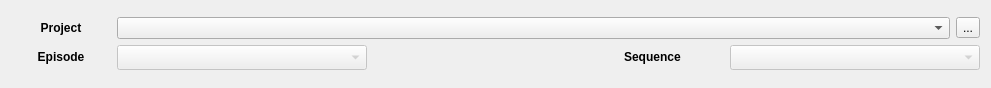
<?xml version="1.0" encoding="UTF-8"?>
<ui version="4.0">
 <class>ProjectNav</class>
 <widget class="QDialog" name="ProjectNav">
  <property name="geometry">
   <rect>
    <x>0</x>
    <y>0</y>
    <width>991</width>
    <height>88</height>
   </rect>
  </property>
  <property name="sizePolicy">
   <sizepolicy hsizetype="Expanding" vsizetype="Expanding">
    <horstretch>0</horstretch>
    <verstretch>0</verstretch>
   </sizepolicy>
  </property>
  <property name="windowTitle">
   <string>treehouse: swing</string>
  </property>
  <layout class="QVBoxLayout" name="verticalLayout">
   <item>
    <layout class="QHBoxLayout" name="horizontalLayoutProject">
     <item>
      <layout class="QVBoxLayout" name="verticalLayoutProject">
       <item>
        <layout class="QHBoxLayout" name="horizontalLayoutProjectTitle">
         <item>
          <widget class="QLabel" name="labelProject">
           <property name="minimumSize">
            <size>
             <width>100</width>
             <height>0</height>
            </size>
           </property>
           <property name="font">
            <font>
             <weight>75</weight>
             <bold>true</bold>
            </font>
           </property>
           <property name="text">
            <string>Project</string>
           </property>
           <property name="alignment">
            <set>Qt::AlignCenter</set>
           </property>
          </widget>
         </item>
         <item>
          <widget class="QComboBox" name="comboBoxProject">
           <property name="sizePolicy">
            <sizepolicy hsizetype="Expanding" vsizetype="Fixed">
             <horstretch>1</horstretch>
             <verstretch>0</verstretch>
            </sizepolicy>
           </property>
          </widget>
         </item>
         <item>
          <widget class="QToolButton" name="toolButton">
           <property name="text">
            <string>...</string>
           </property>
          </widget>
         </item>
        </layout>
       </item>
       <item>
        <layout class="QHBoxLayout" name="horizontalLayoutEpisodeSequence">
         <item>
          <widget class="QLabel" name="labelShotEpisode">
           <property name="sizePolicy">
            <sizepolicy hsizetype="Fixed" vsizetype="Fixed">
             <horstretch>0</horstretch>
             <verstretch>0</verstretch>
            </sizepolicy>
           </property>
           <property name="minimumSize">
            <size>
             <width>100</width>
             <height>0</height>
            </size>
           </property>
           <property name="maximumSize">
            <size>
             <width>60</width>
             <height>16777215</height>
            </size>
           </property>
           <property name="font">
            <font>
             <weight>75</weight>
             <bold>true</bold>
            </font>
           </property>
           <property name="text">
            <string>Episode</string>
           </property>
           <property name="alignment">
            <set>Qt::AlignCenter</set>
           </property>
          </widget>
         </item>
         <item>
          <widget class="QComboBox" name="comboBoxEpisode">
           <property name="enabled">
            <bool>false</bool>
           </property>
           <property name="sizePolicy">
            <sizepolicy hsizetype="Expanding" vsizetype="Fixed">
             <horstretch>0</horstretch>
             <verstretch>0</verstretch>
            </sizepolicy>
           </property>
           <property name="minimumSize">
            <size>
             <width>200</width>
             <height>0</height>
            </size>
           </property>
           <property name="maximumSize">
            <size>
             <width>16777215</width>
             <height>25</height>
            </size>
           </property>
          </widget>
         </item>
         <item>
          <spacer name="horizontalSpacer">
           <property name="orientation">
            <enum>Qt::Horizontal</enum>
           </property>
           <property name="sizeHint" stdset="0">
            <size>
             <width>40</width>
             <height>20</height>
            </size>
           </property>
          </spacer>
         </item>
         <item>
          <widget class="QLabel" name="labelShotSequence">
           <property name="sizePolicy">
            <sizepolicy hsizetype="Fixed" vsizetype="Fixed">
             <horstretch>0</horstretch>
             <verstretch>0</verstretch>
            </sizepolicy>
           </property>
           <property name="minimumSize">
            <size>
             <width>100</width>
             <height>0</height>
            </size>
           </property>
           <property name="maximumSize">
            <size>
             <width>60</width>
             <height>16777215</height>
            </size>
           </property>
           <property name="font">
            <font>
             <weight>75</weight>
             <bold>true</bold>
            </font>
           </property>
           <property name="text">
            <string>Sequence</string>
           </property>
           <property name="alignment">
            <set>Qt::AlignLeading|Qt::AlignLeft|Qt::AlignVCenter</set>
           </property>
          </widget>
         </item>
         <item>
          <widget class="QComboBox" name="comboBoxSequence">
           <property name="enabled">
            <bool>false</bool>
           </property>
           <property name="sizePolicy">
            <sizepolicy hsizetype="Expanding" vsizetype="Fixed">
             <horstretch>0</horstretch>
             <verstretch>0</verstretch>
            </sizepolicy>
           </property>
           <property name="minimumSize">
            <size>
             <width>200</width>
             <height>0</height>
            </size>
           </property>
           <property name="maximumSize">
            <size>
             <width>16777215</width>
             <height>25</height>
            </size>
           </property>
          </widget>
         </item>
        </layout>
       </item>
      </layout>
     </item>
    </layout>
   </item>
  </layout>
 </widget>
 <resources/>
 <connections/>
</ui>
